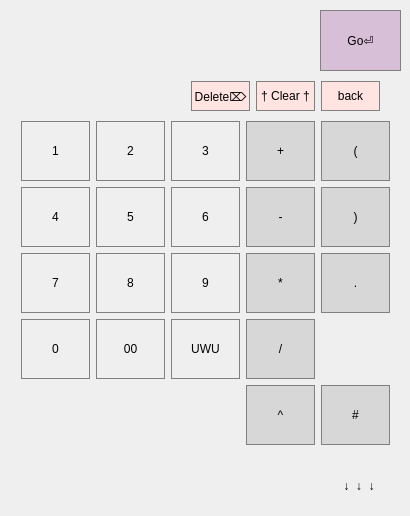
<?xml version="1.0" encoding="UTF-8"?>
<ui version="4.0">
 <class>clalc</class>
 <widget class="QMainWindow" name="clalc">
  <property name="enabled">
   <bool>true</bool>
  </property>
  <property name="geometry">
   <rect>
    <x>0</x>
    <y>0</y>
    <width>410</width>
    <height>516</height>
   </rect>
  </property>
  <property name="minimumSize">
   <size>
    <width>410</width>
    <height>480</height>
   </size>
  </property>
  <property name="maximumSize">
   <size>
    <width>410</width>
    <height>710</height>
   </size>
  </property>
  <property name="cursor">
   <cursorShape>ArrowCursor</cursorShape>
  </property>
  <property name="windowTitle">
   <string>clalc</string>
  </property>
  <widget class="QWidget" name="centralWidget">
   <property name="enabled">
    <bool>true</bool>
   </property>
   <widget class="QWidget" name="gridLayoutWidget_2">
    <property name="geometry">
     <rect>
      <x>10</x>
      <y>110</y>
      <width>391</width>
      <height>371</height>
     </rect>
    </property>
    <layout class="QGridLayout" name="gridLayout_2">
     <property name="sizeConstraint">
      <enum>QLayout::SetMaximumSize</enum>
     </property>
     <property name="bottomMargin">
      <number>0</number>
     </property>
     <item row="2" column="2">
      <widget class="QPushButton" name="numbutt_9">
       <property name="minimumSize">
        <size>
         <width>40</width>
         <height>60</height>
        </size>
       </property>
       <property name="styleSheet">
        <string notr="true">QPushButton {
   border: 1px solid gray;
}
QPushButton:pressed {
    background-color: qlineargradient(x1: 0, y1: 0, x2: 0, y2: 1,
                                      stop: 0 #F0FFFF, stop: 1 #f6f7fa);
}</string>
       </property>
       <property name="text">
        <string>9</string>
       </property>
      </widget>
     </item>
     <item row="2" column="0">
      <widget class="QPushButton" name="numbutt_7">
       <property name="minimumSize">
        <size>
         <width>40</width>
         <height>60</height>
        </size>
       </property>
       <property name="styleSheet">
        <string notr="true">QPushButton {
   border: 1px solid gray;
}
QPushButton:pressed {
    background-color: qlineargradient(x1: 0, y1: 0, x2: 0, y2: 1,
                                      stop: 0 #F0FFFF, stop: 1 #f6f7fa);
}</string>
       </property>
       <property name="text">
        <string>7</string>
       </property>
      </widget>
     </item>
     <item row="0" column="1">
      <widget class="QPushButton" name="numbutt_2">
       <property name="minimumSize">
        <size>
         <width>40</width>
         <height>60</height>
        </size>
       </property>
       <property name="styleSheet">
        <string notr="true">QPushButton {
   border: 1px solid gray;
}
QPushButton:pressed {
    background-color: qlineargradient(x1: 0, y1: 0, x2: 0, y2: 1,
                                      stop: 0 #F0FFFF, stop: 1 #f6f7fa);
}</string>
       </property>
       <property name="text">
        <string>2</string>
       </property>
      </widget>
     </item>
     <item row="3" column="1">
      <widget class="QPushButton" name="numbutt_00">
       <property name="minimumSize">
        <size>
         <width>40</width>
         <height>60</height>
        </size>
       </property>
       <property name="styleSheet">
        <string notr="true">QPushButton {
   border: 1px solid gray;
}
QPushButton:pressed {
    background-color: qlineargradient(x1: 0, y1: 0, x2: 0, y2: 1,
                                      stop: 0 #F0FFFF, stop: 1 #f6f7fa);
}</string>
       </property>
       <property name="text">
        <string>00</string>
       </property>
      </widget>
     </item>
     <item row="3" column="3">
      <widget class="QPushButton" name="butt_division">
       <property name="minimumSize">
        <size>
         <width>40</width>
         <height>60</height>
        </size>
       </property>
       <property name="styleSheet">
        <string notr="true">QPushButton {
  background-color: rgb(215, 215, 215);
  border: 1px solid gray;
}
QPushButton:pressed {
    background-color: qlineargradient(x1: 0, y1: 0, x2: 0, y2: 1,
                                      stop: 0 #FFF0F5, stop: 1 #D7D7D7);
}</string>
       </property>
       <property name="text">
        <string>/</string>
       </property>
      </widget>
     </item>
     <item row="1" column="1">
      <widget class="QPushButton" name="numbutt_5">
       <property name="minimumSize">
        <size>
         <width>40</width>
         <height>60</height>
        </size>
       </property>
       <property name="styleSheet">
        <string notr="true">QPushButton {
   border: 1px solid gray;
}
QPushButton:pressed {
    background-color: qlineargradient(x1: 0, y1: 0, x2: 0, y2: 1,
                                      stop: 0 #F0FFFF, stop: 1 #f6f7fa);
}</string>
       </property>
       <property name="text">
        <string>5</string>
       </property>
      </widget>
     </item>
     <item row="4" column="3">
      <widget class="QPushButton" name="step">
       <property name="minimumSize">
        <size>
         <width>40</width>
         <height>60</height>
        </size>
       </property>
       <property name="styleSheet">
        <string notr="true">QPushButton {
  background-color: rgb(215, 215, 215);
  border: 1px solid gray;
}
QPushButton:pressed {
    background-color: qlineargradient(x1: 0, y1: 0, x2: 0, y2: 1,
                                      stop: 0 #FFF0F5, stop: 1 #D7D7D7);
}</string>
       </property>
       <property name="text">
        <string>^</string>
       </property>
      </widget>
     </item>
     <item row="1" column="2">
      <widget class="QPushButton" name="numbutt_6">
       <property name="minimumSize">
        <size>
         <width>40</width>
         <height>60</height>
        </size>
       </property>
       <property name="styleSheet">
        <string notr="true">QPushButton {
   border: 1px solid gray;
 font: 8pt &quot;Yu Gothic UI Semilight&quot;;
}
QPushButton:pressed {
    background-color: qlineargradient(x1: 0, y1: 0, x2: 0, y2: 1,
                                      stop: 0 #F0FFFF, stop: 1 #f6f7fa);
}</string>
       </property>
       <property name="text">
        <string>6</string>
       </property>
      </widget>
     </item>
     <item row="2" column="3">
      <widget class="QPushButton" name="butt_multiplication">
       <property name="minimumSize">
        <size>
         <width>40</width>
         <height>60</height>
        </size>
       </property>
       <property name="styleSheet">
        <string notr="true">QPushButton {
  background-color: rgb(215, 215, 215);
  border: 1px solid gray;
}
QPushButton:pressed {
    background-color: qlineargradient(x1: 0, y1: 0, x2: 0, y2: 1,
                                      stop: 0 #FFF0F5, stop: 1 #D7D7D7);
}</string>
       </property>
       <property name="text">
        <string>*</string>
       </property>
      </widget>
     </item>
     <item row="3" column="0">
      <widget class="QPushButton" name="numbutt_0">
       <property name="minimumSize">
        <size>
         <width>40</width>
         <height>60</height>
        </size>
       </property>
       <property name="styleSheet">
        <string notr="true">QPushButton {
   border: 1px solid gray;
}
QPushButton:pressed {
    background-color: qlineargradient(x1: 0, y1: 0, x2: 0, y2: 1,
                                      stop: 0 #F0FFFF, stop: 1 #f6f7fa);
}</string>
       </property>
       <property name="text">
        <string>0</string>
       </property>
      </widget>
     </item>
     <item row="2" column="1">
      <widget class="QPushButton" name="numbutt_8">
       <property name="minimumSize">
        <size>
         <width>40</width>
         <height>60</height>
        </size>
       </property>
       <property name="styleSheet">
        <string notr="true">QPushButton {
   border: 1px solid gray;
}
QPushButton:pressed {
    background-color: qlineargradient(x1: 0, y1: 0, x2: 0, y2: 1,
                                      stop: 0 #F0FFFF, stop: 1 #f6f7fa);
}</string>
       </property>
       <property name="text">
        <string>8</string>
       </property>
      </widget>
     </item>
     <item row="1" column="0">
      <widget class="QPushButton" name="numbutt_4">
       <property name="minimumSize">
        <size>
         <width>40</width>
         <height>60</height>
        </size>
       </property>
       <property name="styleSheet">
        <string notr="true">QPushButton {
   border: 1px solid gray;
}
QPushButton:pressed {
    background-color: qlineargradient(x1: 0, y1: 0, x2: 0, y2: 1,
                                      stop: 0 #F0FFFF, stop: 1 #f6f7fa);
}</string>
       </property>
       <property name="text">
        <string>4</string>
       </property>
      </widget>
     </item>
     <item row="1" column="3">
      <widget class="QPushButton" name="butt_minus">
       <property name="minimumSize">
        <size>
         <width>40</width>
         <height>60</height>
        </size>
       </property>
       <property name="styleSheet">
        <string notr="true">QPushButton {
  background-color: rgb(215, 215, 215);
  border: 1px solid gray;
}
QPushButton:pressed {
    background-color: qlineargradient(x1: 0, y1: 0, x2: 0, y2: 1,
                                      stop: 0 #FFF0F5, stop: 1 #D7D7D7);
}</string>
       </property>
       <property name="text">
        <string>-</string>
       </property>
      </widget>
     </item>
     <item row="0" column="2">
      <widget class="QPushButton" name="numbutt_3">
       <property name="minimumSize">
        <size>
         <width>40</width>
         <height>60</height>
        </size>
       </property>
       <property name="styleSheet">
        <string notr="true">QPushButton {
   border: 1px solid gray;
}
QPushButton:pressed {
    background-color: qlineargradient(x1: 0, y1: 0, x2: 0, y2: 1,
                                      stop: 0 #F0FFFF, stop: 1 #f6f7fa);
}</string>
       </property>
       <property name="text">
        <string>3</string>
       </property>
       <property name="autoRepeatInterval">
        <number>100</number>
       </property>
      </widget>
     </item>
     <item row="0" column="0">
      <widget class="QPushButton" name="numbutt_1">
       <property name="enabled">
        <bool>true</bool>
       </property>
       <property name="minimumSize">
        <size>
         <width>40</width>
         <height>60</height>
        </size>
       </property>
       <property name="styleSheet">
        <string notr="true">QPushButton {
   border: 1px solid gray;
}
QPushButton:pressed {
    background-color: qlineargradient(x1: 0, y1: 0, x2: 0, y2: 1,
                                      stop: 0 #F0FFFF, stop: 1 #f6f7fa);
}</string>
       </property>
       <property name="text">
        <string>1</string>
       </property>
      </widget>
     </item>
     <item row="0" column="4">
      <layout class="QVBoxLayout" name="verticalLayout_2">
       <item>
        <widget class="QPushButton" name="OpenSk">
         <property name="minimumSize">
          <size>
           <width>40</width>
           <height>60</height>
          </size>
         </property>
         <property name="styleSheet">
          <string notr="true">QPushButton {
  background-color: rgb(215, 215, 215);
  border: 1px solid gray;
}
QPushButton:pressed {
    background-color: qlineargradient(x1: 0, y1: 0, x2: 0, y2: 1,
                                      stop: 0 #FFF0F5, stop: 1 #D7D7D7);
}</string>
         </property>
         <property name="text">
          <string>(</string>
         </property>
        </widget>
       </item>
      </layout>
     </item>
     <item row="3" column="2">
      <widget class="QPushButton" name="UWU">
       <property name="enabled">
        <bool>true</bool>
       </property>
       <property name="minimumSize">
        <size>
         <width>40</width>
         <height>60</height>
        </size>
       </property>
       <property name="styleSheet">
        <string notr="true">QPushButton {
   border: 1px solid gray;
}
QPushButton:pressed {
background-color: qlineargradient(spread:pad, x1:0, y1:0, x2:1, y2:0, stop:0 rgba(255, 0, 0, 255), stop:0.166 rgba(255, 255, 0, 255), stop:0.333 rgba(0, 255, 0, 255), stop:0.5 rgba(0, 255, 255, 255), stop:0.666 rgba(0, 0, 255, 255), stop:0.833 rgba(255, 0, 255, 255), stop:1 rgba(255, 0, 0, 255));
}</string>
       </property>
       <property name="text">
        <string>UWU</string>
       </property>
      </widget>
     </item>
     <item row="0" column="3">
      <widget class="QPushButton" name="butt_plus">
       <property name="minimumSize">
        <size>
         <width>40</width>
         <height>60</height>
        </size>
       </property>
       <property name="styleSheet">
        <string notr="true">QPushButton {
  background-color: rgb(215, 215, 215);
  border: 1px solid gray;
}
QPushButton:pressed {
    background-color: qlineargradient(x1: 0, y1: 0, x2: 0, y2: 1,
                                      stop: 0 #FFF0F5, stop: 1 #D7D7D7);
}</string>
       </property>
       <property name="text">
        <string>+</string>
       </property>
      </widget>
     </item>
     <item row="4" column="4">
      <widget class="QPushButton" name="kor">
       <property name="minimumSize">
        <size>
         <width>40</width>
         <height>60</height>
        </size>
       </property>
       <property name="styleSheet">
        <string notr="true">QPushButton {
  background-color: rgb(215, 215, 215);
  border: 1px solid gray;
}
QPushButton:pressed {
    background-color: qlineargradient(x1: 0, y1: 0, x2: 0, y2: 1,
                                      stop: 0 #FFF0F5, stop: 1 #D7D7D7);
}</string>
       </property>
       <property name="text">
        <string>#</string>
       </property>
      </widget>
     </item>
     <item row="1" column="4">
      <widget class="QPushButton" name="CloseSk">
       <property name="minimumSize">
        <size>
         <width>40</width>
         <height>60</height>
        </size>
       </property>
       <property name="styleSheet">
        <string notr="true">QPushButton {
  background-color: rgb(215, 215, 215);
  border: 1px solid gray;
}
QPushButton:pressed {
    background-color: qlineargradient(x1: 0, y1: 0, x2: 0, y2: 1,
                                      stop: 0 #FFF0F5, stop: 1 #D7D7D7);
}</string>
       </property>
       <property name="text">
        <string>)</string>
       </property>
      </widget>
     </item>
     <item row="2" column="4">
      <widget class="QPushButton" name="numbutt_000">
       <property name="minimumSize">
        <size>
         <width>40</width>
         <height>60</height>
        </size>
       </property>
       <property name="styleSheet">
        <string notr="true">QPushButton {
  background-color: rgb(215, 215, 215);
  border: 1px solid gray;
}
QPushButton:pressed {
    background-color: qlineargradient(x1: 0, y1: 0, x2: 0, y2: 1,
                                      stop: 0 #FFF0F5, stop: 1 #D7D7D7);
}</string>
       </property>
       <property name="text">
        <string>.</string>
       </property>
      </widget>
     </item>
    </layout>
   </widget>
   <widget class="QLabel" name="Output">
    <property name="geometry">
     <rect>
      <x>10</x>
      <y>10</y>
      <width>311</width>
      <height>61</height>
     </rect>
    </property>
    <property name="cursor">
     <cursorShape>ArrowCursor</cursorShape>
    </property>
    <property name="styleSheet">
     <string notr="true">QLabel {
  qproperty-alignment: 'AlignVCenter | AlignRight';
  border: 1px solid gray;
}

background-color : white;</string>
    </property>
    <property name="text">
     <string/>
    </property>
   </widget>
   <widget class="QPushButton" name="butt_Go">
    <property name="geometry">
     <rect>
      <x>320</x>
      <y>10</y>
      <width>81</width>
      <height>61</height>
     </rect>
    </property>
    <property name="minimumSize">
     <size>
      <width>0</width>
      <height>40</height>
     </size>
    </property>
    <property name="styleSheet">
     <string notr="true">QPushButton {
  background-color: rgb(216, 191, 216);
  border: 1px solid gray;
}
QPushButton:pressed {
    background-color: qlineargradient(x1: 0, y1: 0, x2: 0, y2: 1,
                                      stop: 0 #E6E6FA, stop: 1 #D8BFD8	);
}</string>
    </property>
    <property name="text">
     <string>Go⏎</string>
    </property>
   </widget>
   <widget class="QLabel" name="label">
    <property name="geometry">
     <rect>
      <x>-80</x>
      <y>520</y>
      <width>641</width>
      <height>191</height>
     </rect>
    </property>
    <property name="text">
     <string/>
    </property>
    <property name="pixmap">
     <pixmap resource="res.qrc">:/resourse/kit.png</pixmap>
    </property>
   </widget>
   <widget class="QLabel" name="label_2">
    <property name="geometry">
     <rect>
      <x>340</x>
      <y>470</y>
      <width>47</width>
      <height>31</height>
     </rect>
    </property>
    <property name="text">
     <string> ↓  ↓  ↓ </string>
    </property>
   </widget>
   <widget class="QWidget" name="horizontalLayoutWidget">
    <property name="geometry">
     <rect>
      <x>180</x>
      <y>70</y>
      <width>211</width>
      <height>41</height>
     </rect>
    </property>
    <layout class="QHBoxLayout" name="horizontalLayout">
     <property name="sizeConstraint">
      <enum>QLayout::SetMinAndMaxSize</enum>
     </property>
     <item>
      <widget class="QPushButton" name="CEL">
       <property name="minimumSize">
        <size>
         <width>40</width>
         <height>30</height>
        </size>
       </property>
       <property name="styleSheet">
        <string notr="true">QPushButton {
  background-color: rgb(255, 228, 225);
  border: 1px solid gray;
}
QPushButton:pressed {
    background-color: qlineargradient(x1: 0, y1: 0, x2: 0, y2: 1,
                                      stop: 0 #FFFFF0, stop: 1 #FFE4E1);
}</string>
       </property>
       <property name="text">
        <string>Delete⌦</string>
       </property>
      </widget>
     </item>
     <item>
      <widget class="QPushButton" name="Clear">
       <property name="minimumSize">
        <size>
         <width>40</width>
         <height>30</height>
        </size>
       </property>
       <property name="styleSheet">
        <string notr="true">QPushButton {
  background-color: rgb(255, 228, 225);
  border: 1px solid gray;
}
QPushButton:pressed {
    background-color: qlineargradient(x1: 0, y1: 0, x2: 0, y2: 1,
                                      stop: 0 #FFFFF0, stop: 1 #FFE4E1);
}</string>
       </property>
       <property name="text">
        <string>† Clear †</string>
       </property>
      </widget>
     </item>
     <item>
      <widget class="QPushButton" name="back">
       <property name="minimumSize">
        <size>
         <width>40</width>
         <height>30</height>
        </size>
       </property>
       <property name="styleSheet">
        <string notr="true">QPushButton {
  background-color: rgb(255, 228, 225);
  border: 1px solid gray;
}
QPushButton:pressed {
    background-color: qlineargradient(x1: 0, y1: 0, x2: 0, y2: 1,
                                      stop: 0 #FFFFF0, stop: 1 #FFE4E1);
}</string>
       </property>
       <property name="text">
        <string>back</string>
       </property>
      </widget>
     </item>
    </layout>
   </widget>
  </widget>
  <widget class="QMenuBar" name="menuBar">
   <property name="geometry">
    <rect>
     <x>0</x>
     <y>0</y>
     <width>410</width>
     <height>21</height>
    </rect>
   </property>
  </widget>
 </widget>
 <layoutdefault spacing="6" margin="11"/>
 <resources>
  <include location="res.qrc"/>
 </resources>
 <connections/>
</ui>
